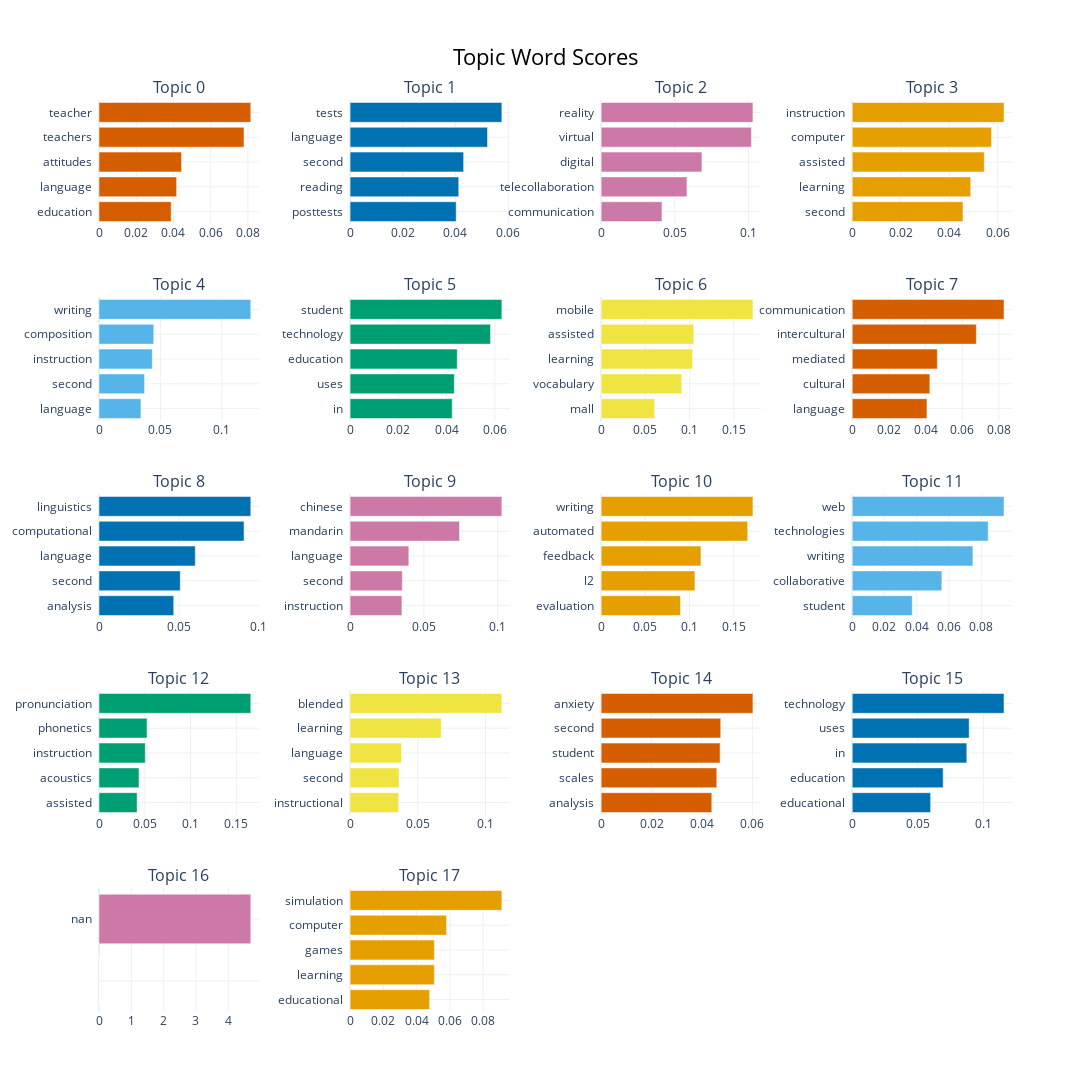

Write notebook code for a chart like this one.
### Code cell
topics_to_include = list(range(0, 18))
model.visualize_barchart(topics= topics_to_include, width=300)

### Figure 1 — Plotly figure (JSON) as saved in the notebook; plotly's stock layout.template omitted (floating-point values rounded to 4 significant figures)
{"data": [{"marker": {"color": "#D55E00"}, "orientation": "h", "type": "bar", "x": [0.03878, 0.04171, 0.04435, 0.07792, 0.08154], "xaxis": "x", "y": ["education  ", "language  ", "attitudes  ", "teachers  ", "teacher  "], "yaxis": "y"}, {"marker": {"color": "#0072B2"}, "orientation": "h", "type": "bar", "x": [0.04026, 0.04123, 0.04309, 0.05215, 0.05759], "xaxis": "x2", "y": ["posttests  ", "reading  ", "second  ", "language  ", "tests  "], "yaxis": "y2"}, {"marker": {"color": "#CC79A7"}, "orientation": "h", "type": "bar", "x": [0.04128, 0.05826, 0.06841, 0.102, 0.1031], "xaxis": "x3", "y": ["communication  ", "telecollaboration  ", "digital  ", "virtual  ", "reality  "], "yaxis": "y3"}, {"marker": {"color": "#E69F00"}, "orientation": "h", "type": "bar", "x": [0.04569, 0.04887, 0.05447, 0.05746, 0.0626], "xaxis": "x4", "y": ["second  ", "learning  ", "assisted  ", "computer  ", "instruction  "], "yaxis": "y4"}, {"marker": {"color": "#56B4E9"}, "orientation": "h", "type": "bar", "x": [0.03413, 0.03709, 0.04338, 0.04457, 0.1235], "xaxis": "x5", "y": ["language  ", "second  ", "instruction  ", "composition  ", "writing  "], "yaxis": "y5"}, {"marker": {"color": "#009E73"}, "orientation": "h", "type": "bar", "x": [0.04234, 0.04322, 0.04445, 0.05823, 0.06294], "xaxis": "x6", "y": ["in  ", "uses  ", "education  ", "technology  ", "student  "], "yaxis": "y6"}, {"marker": {"color": "#F0E442"}, "orientation": "h", "type": "bar", "x": [0.06053, 0.09107, 0.1033, 0.1047, 0.1715], "xaxis": "x7", "y": ["mall  ", "vocabulary  ", "learning  ", "assisted  ", "mobile  "], "yaxis": "y7"}, {"marker": {"color": "#D55E00"}, "orientation": "h", "type": "bar", "x": [0.04075, 0.04233, 0.0464, 0.06769, 0.08278], "xaxis": "x8", "y": ["language  ", "cultural  ", "mediated  ", "intercultural  ", "communication  "], "yaxis": "y8"}, {"marker": {"color": "#0072B2"}, "orientation": "h", "type": "bar", "x": [0.04678, 0.05088, 0.06028, 0.0908, 0.09502], "xaxis": "x9", "y": ["analysis  ", "second  ", "language  ", "computational  ", "linguistics  "], "yaxis": "y9"}, {"marker": {"color": "#CC79A7"}, "orientation": "h", "type": "bar", "x": [0.03512, 0.03539, 0.0398, 0.07413, 0.1028], "xaxis": "x10", "y": ["instruction  ", "second  ", "language  ", "mandarin  ", "chinese  "], "yaxis": "y10"}, {"marker": {"color": "#E69F00"}, "orientation": "h", "type": "bar", "x": [0.08966, 0.1061, 0.1129, 0.1657, 0.1716], "xaxis": "x11", "y": ["evaluation  ", "l2  ", "feedback  ", "automated  ", "writing  "], "yaxis": "y11"}, {"marker": {"color": "#56B4E9"}, "orientation": "h", "type": "bar", "x": [0.03721, 0.05555, 0.07481, 0.08428, 0.09408], "xaxis": "x12", "y": ["student  ", "collaborative  ", "writing  ", "technologies  ", "web  "], "yaxis": "y12"}, {"marker": {"color": "#009E73"}, "orientation": "h", "type": "bar", "x": [0.04161, 0.04368, 0.05052, 0.05241, 0.1657], "xaxis": "x13", "y": ["assisted  ", "acoustics  ", "instruction  ", "phonetics  ", "pronunciation  "], "yaxis": "y13"}, {"marker": {"color": "#F0E442"}, "orientation": "h", "type": "bar", "x": [0.03592, 0.03613, 0.03801, 0.06729, 0.1121], "xaxis": "x14", "y": ["instructional  ", "second  ", "language  ", "learning  ", "blended  "], "yaxis": "y14"}, {"marker": {"color": "#D55E00"}, "orientation": "h", "type": "bar", "x": [0.0439, 0.04587, 0.04719, 0.04744, 0.06021], "xaxis": "x15", "y": ["analysis  ", "scales  ", "student  ", "second  ", "anxiety  "], "yaxis": "y15"}, {"marker": {"color": "#0072B2"}, "orientation": "h", "type": "bar", "x": [0.0597, 0.06926, 0.08725, 0.08906, 0.1156], "xaxis": "x16", "y": ["educational  ", "education  ", "in  ", "uses  ", "technology  "], "yaxis": "y16"}, {"marker": {"color": "#CC79A7"}, "orientation": "h", "type": "bar", "x": [1e-05, 1e-05, 1e-05, 1e-05, 4.695], "xaxis": "x17", "y": ["  ", "  ", "  ", "  ", "nan  "], "yaxis": "y17"}, {"marker": {"color": "#E69F00"}, "orientation": "h", "type": "bar", "x": [0.04781, 0.05064, 0.05067, 0.05798, 0.0912], "xaxis": "x18", "y": ["educational  ", "learning  ", "games  ", "computer  ", "simulation  "], "yaxis": "y18"}], "layout": {"annotations": [{"font": {"size": 16}, "showarrow": false, "text": "Topic 0", "x": 0.0875, "xanchor": "center", "xref": "paper", "y": 1.0, "yanchor": "bottom", "yref": "paper"}, {"font": {"size": 16}, "showarrow": false, "text": "Topic 1", "x": 0.3625, "xanchor": "center", "xref": "paper", "y": 1.0, "yanchor": "bottom", "yref": "paper"}, {"font": {"size": 16}, "showarrow": false, "text": "Topic 2", "x": 0.6375, "xanchor": "center", "xref": "paper", "y": 1.0, "yanchor": "bottom", "yref": "paper"}, {"font": {"size": 16}, "showarrow": false, "text": "Topic 3", "x": 0.9125, "xanchor": "center", "xref": "paper", "y": 1.0, "yanchor": "bottom", "yref": "paper"}, {"font": {"size": 16}, "showarrow": false, "text": "Topic 4", "x": 0.0875, "xanchor": "center", "xref": "paper", "y": 0.784, "yanchor": "bottom", "yref": "paper"}, {"font": {"size": 16}, "showarrow": false, "text": "Topic 5", "x": 0.3625, "xanchor": "center", "xref": "paper", "y": 0.784, "yanchor": "bottom", "yref": "paper"}, {"font": {"size": 16}, "showarrow": false, "text": "Topic 6", "x": 0.6375, "xanchor": "center", "xref": "paper", "y": 0.784, "yanchor": "bottom", "yref": "paper"}, {"font": {"size": 16}, "showarrow": false, "text": "Topic 7", "x": 0.9125, "xanchor": "center", "xref": "paper", "y": 0.784, "yanchor": "bottom", "yref": "paper"}, {"font": {"size": 16}, "showarrow": false, "text": "Topic 8", "x": 0.0875, "xanchor": "center", "xref": "paper", "y": 0.568, "yanchor": "bottom", "yref": "paper"}, {"font": {"size": 16}, "showarrow": false, "text": "Topic 9", "x": 0.3625, "xanchor": "center", "xref": "paper", "y": 0.568, "yanchor": "bottom", "yref": "paper"}, {"font": {"size": 16}, "showarrow": false, "text": "Topic 10", "x": 0.6375, "xanchor": "center", "xref": "paper", "y": 0.568, "yanchor": "bottom", "yref": "paper"}, {"font": {"size": 16}, "showarrow": false, "text": "Topic 11", "x": 0.9125, "xanchor": "center", "xref": "paper", "y": 0.568, "yanchor": "bottom", "yref": "paper"}, {"font": {"size": 16}, "showarrow": false, "text": "Topic 12", "x": 0.0875, "xanchor": "center", "xref": "paper", "y": 0.352, "yanchor": "bottom", "yref": "paper"}, {"font": {"size": 16}, "showarrow": false, "text": "Topic 13", "x": 0.3625, "xanchor": "center", "xref": "paper", "y": 0.352, "yanchor": "bottom", "yref": "paper"}, {"font": {"size": 16}, "showarrow": false, "text": "Topic 14", "x": 0.6375, "xanchor": "center", "xref": "paper", "y": 0.352, "yanchor": "bottom", "yref": "paper"}, {"font": {"size": 16}, "showarrow": false, "text": "Topic 15", "x": 0.9125, "xanchor": "center", "xref": "paper", "y": 0.352, "yanchor": "bottom", "yref": "paper"}, {"font": {"size": 16}, "showarrow": false, "text": "Topic 16", "x": 0.0875, "xanchor": "center", "xref": "paper", "y": 0.136, "yanchor": "bottom", "yref": "paper"}, {"font": {"size": 16}, "showarrow": false, "text": "Topic 17", "x": 0.3625, "xanchor": "center", "xref": "paper", "y": 0.136, "yanchor": "bottom", "yref": "paper"}], "height": 1250, "hoverlabel": {"bgcolor": "white", "font": {"family": "Rockwell", "size": 16}}, "showlegend": false, "title": {"font": {"color": "Black", "size": 22}, "text": "Topic Word Scores", "x": 0.5, "xanchor": "center", "yanchor": "top"}, "width": 1200, "xaxis": {"anchor": "y", "domain": [0, 0.175], "showgrid": true}, "xaxis10": {"anchor": "y10", "domain": [0.275, 0.45], "showgrid": true}, "xaxis11": {"anchor": "y11", "domain": [0.55, 0.725], "showgrid": true}, "xaxis12": {"anchor": "y12", "domain": [0.825, 1], "showgrid": true}, "xaxis13": {"anchor": "y13", "domain": [0, 0.175], "showgrid": true}, "xaxis14": {"anchor": "y14", "domain": [0.275, 0.45], "showgrid": true}, "xaxis15": {"anchor": "y15", "domain": [0.55, 0.725], "showgrid": true}, "xaxis16": {"anchor": "y16", "domain": [0.825, 1], "showgrid": true}, "xaxis17": {"anchor": "y17", "domain": [0, 0.175], "showgrid": true}, "xaxis18": {"anchor": "y18", "domain": [0.275, 0.45], "showgrid": true}, "xaxis19": {"anchor": "y19", "domain": [0.55, 0.725], "showgrid": true}, "xaxis2": {"anchor": "y2", "domain": [0.275, 0.45], "showgrid": true}, "xaxis20": {"anchor": "y20", "domain": [0.825, 1], "showgrid": true}, "xaxis3": {"anchor": "y3", "domain": [0.55, 0.725], "showgrid": true}, "xaxis4": {"anchor": "y4", "domain": [0.825, 1], "showgrid": true}, "xaxis5": {"anchor": "y5", "domain": [0, 0.175], "showgrid": true}, "xaxis6": {"anchor": "y6", "domain": [0.275, 0.45], "showgrid": true}, "xaxis7": {"anchor": "y7", "domain": [0.55, 0.725], "showgrid": true}, "xaxis8": {"anchor": "y8", "domain": [0.825, 1], "showgrid": true}, "xaxis9": {"anchor": "y9", "domain": [0, 0.175], "showgrid": true}, "yaxis": {"anchor": "x", "domain": [0.864, 1.0], "showgrid": true}, "yaxis10": {"anchor": "x10", "domain": [0.432, 0.568], "showgrid": true}, "yaxis11": {"anchor": "x11", "domain": [0.432, 0.568], "showgrid": true}, "yaxis12": {"anchor": "x12", "domain": [0.432, 0.568], "showgrid": true}, "yaxis13": {"anchor": "x13", "domain": [0.216, 0.352], "showgrid": true}, "yaxis14": {"anchor": "x14", "domain": [0.216, 0.352], "showgrid": true}, "yaxis15": {"anchor": "x15", "domain": [0.216, 0.352], "showgrid": true}, "yaxis16": {"anchor": "x16", "domain": [0.216, 0.352], "showgrid": true}, "yaxis17": {"anchor": "x17", "domain": [0, 0.136], "showgrid": true}, "yaxis18": {"anchor": "x18", "domain": [0, 0.136], "showgrid": true}, "yaxis19": {"anchor": "x19", "domain": [0, 0.136], "showgrid": true}, "yaxis2": {"anchor": "x2", "domain": [0.864, 1.0], "showgrid": true}, "yaxis20": {"anchor": "x20", "domain": [0, 0.136], "showgrid": true}, "yaxis3": {"anchor": "x3", "domain": [0.864, 1.0], "showgrid": true}, "yaxis4": {"anchor": "x4", "domain": [0.864, 1.0], "showgrid": true}, "yaxis5": {"anchor": "x5", "domain": [0.648, 0.784], "showgrid": true}, "yaxis6": {"anchor": "x6", "domain": [0.648, 0.784], "showgrid": true}, "yaxis7": {"anchor": "x7", "domain": [0.648, 0.784], "showgrid": true}, "yaxis8": {"anchor": "x8", "domain": [0.648, 0.784], "showgrid": true}, "yaxis9": {"anchor": "x9", "domain": [0.432, 0.568], "showgrid": true}}}
